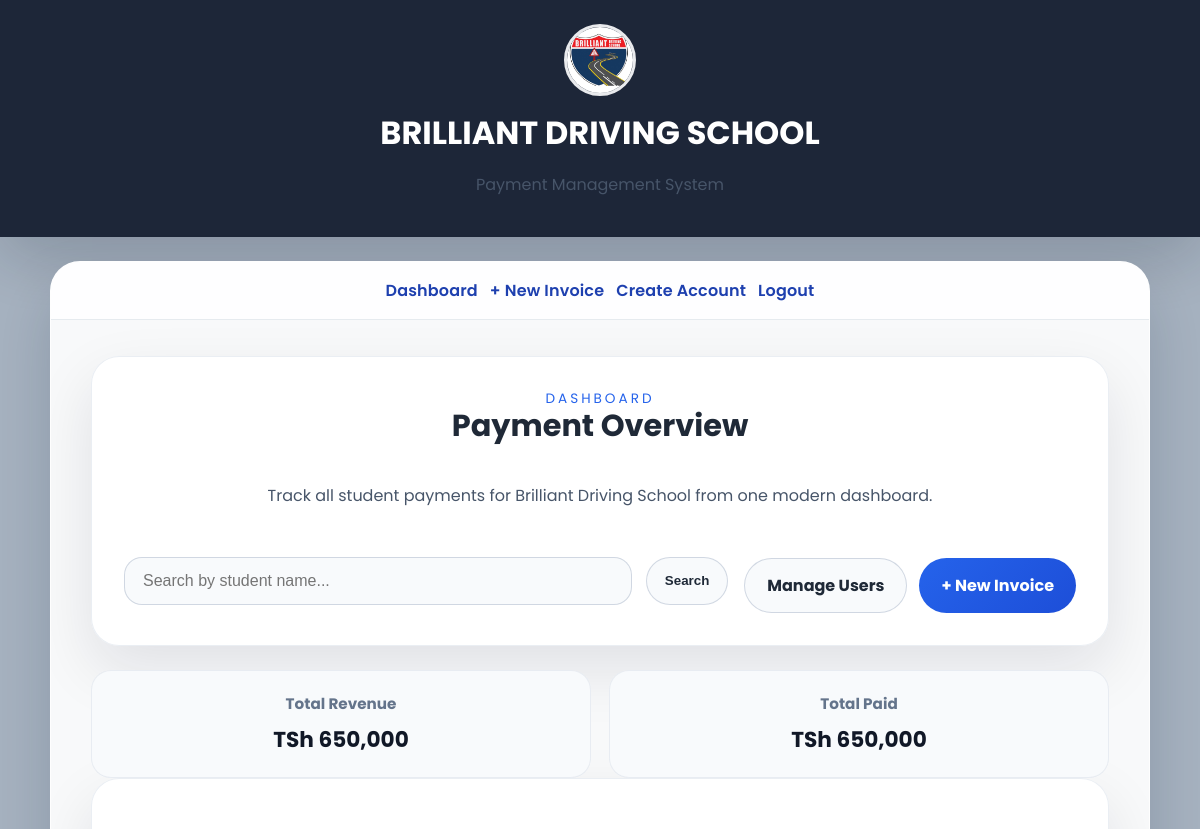
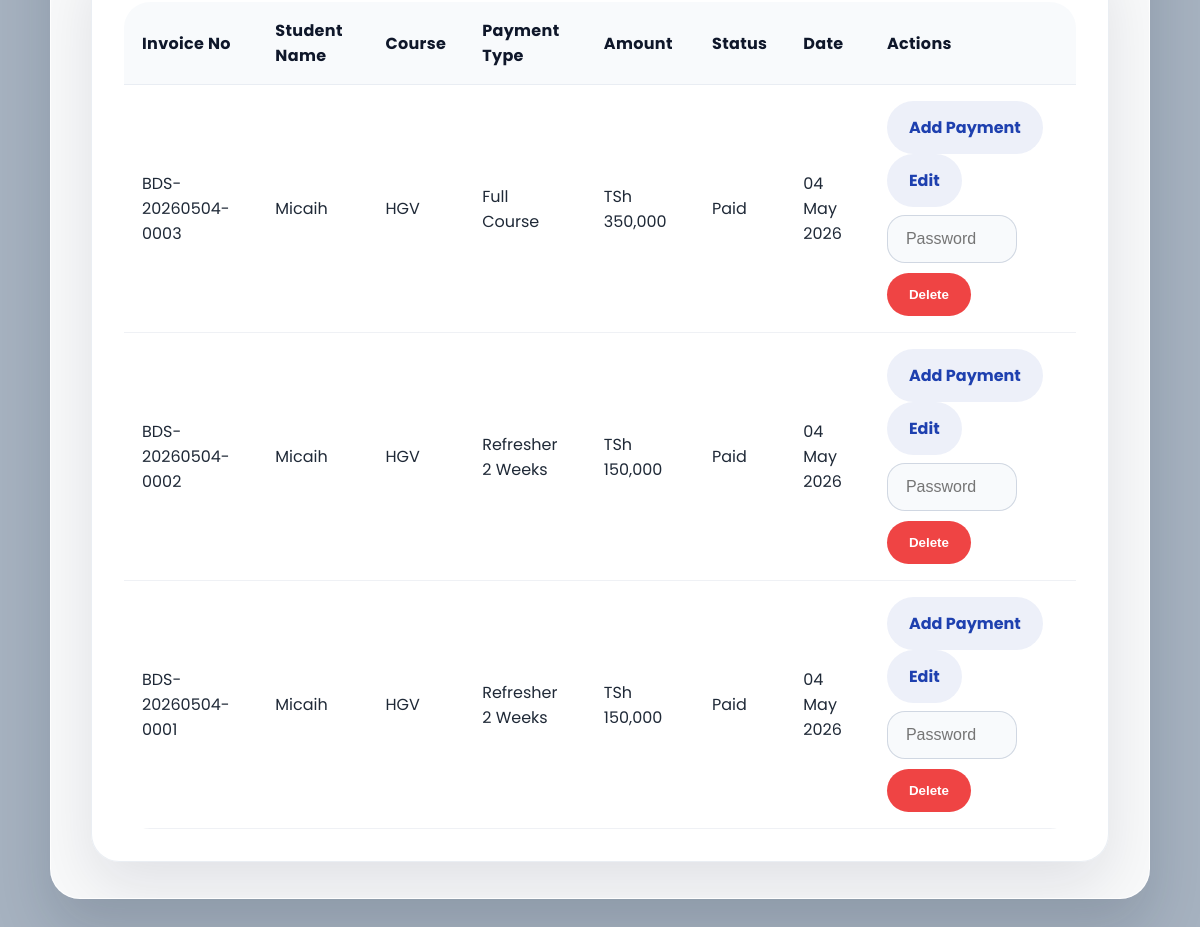
The page /dashboard (signed in) on the database its author committed (2 pictures, top to bottom).
### app.py (models this page shows)
class Payment(db.Model):
    id = db.Column(db.Integer, primary_key=True)
    invoice_no = db.Column(db.String(50), unique=True, nullable=False)
    student_name = db.Column(db.String(150), nullable=False)
    course = db.Column(db.String(50), nullable=False)
    payment_type = db.Column(db.String(100), nullable=False)
    amount = db.Column(db.Integer, nullable=False)
    status = db.Column(db.String(20), default="Paid")
    date = db.Column(db.String(50), nullable=False)
    created_at = db.Column(db.DateTime, default=datetime.utcnow)

### app.py (the view, shortened to what this page needs)
@app.route('/dashboard')
def dashboard():
    if 'user' not in session:
        return redirect(url_for('home'))
    search = request.args.get('search', '')
    user_type = session.get('user_type', 'normal')
    if user_type == 'admin':
        payments = Payment.query.order_by(Payment.created_at.desc()).all()
        payments = Payment.query.filter(Payment.student_name.contains(search)).order_by(Payment.created_at.desc()).all() if search else payments
        total_revenue = sum(p.amount for p in payments)
        total_paid = sum(p.amount for p in payments if p.status == "Paid")
    return render_template('dashboard.html',
                         payments=payments,
                         total_revenue=total_revenue,
                         total_paid=total_paid,
                         search=search,
                         user_type=user_type)

### templates/dashboard.html
{% extends "base.html" %}
{% block body_class %}dashboard{% endblock %}
{% block content %}
<div class="hero-card">
    <div class="center-pane">
        <span class="section-lead">Dashboard</span>
        <h2>Payment Overview</h2>
        <p>Track all student payments for Brilliant Driving School from one modern dashboard.</p>
    </div>
    <form method="GET" action="{{ url_for('dashboard') }}" class="form-grid search-panel">
        <div class="form-grid search-group">
            <input class="form-field" type="text" name="search" value="{{ search }}" placeholder="Search by student name...">
            <button type="submit" class="btn btn-secondary btn-search">Search</button>
        </div>
        <div class="button-row button-row-right">
            {% if user_type == 'admin' %}
                <a href="{{ url_for('manage_users') }}" class="btn btn-secondary">Manage Users</a>
                <a href="{{ url_for('new_invoice') }}" class="btn btn-primary">+ New Invoice</a>
            {% endif %}
        </div>
    </form>
</div>
<div class="summary-grid">
    {% if user_type == 'admin' %}
    <div class="summary-card">
        <strong>Total Revenue</strong>
        <span>TSh {{ "{:,}".format(total_revenue) }}</span>
    </div>
    <div class="summary-card">
        <strong>Total Paid</strong>
        <span>TSh {{ "{:,}".format(total_paid) }}</span>
    </div>
    {% endif %}
</div>
<div class="table-card">
    <div class="table-wrapper">
        <table>
            <thead>
                <tr>
                    <th>Invoice No</th>
                    <th>Student Name</th>
                    <th>Course</th>
                    <th>Payment Type</th>
                    <th>Amount</th>
                    <th>Status</th>
                    <th>Date</th>
                    <th>Actions</th>
                </tr>
            </thead>
            <tbody>
                {% for payment in payments %}
                <tr>
                    <td>{{ payment.invoice_no }}</td>
                    <td>{{ payment.student_name }}</td>
                    <td>{{ payment.course }}</td>
                    <td>{{ payment.payment_type }}</td>
                    <td>TSh {{ "{:,}".format(payment.amount) }}</td>
                    <td>{{ payment.status }}</td>
                    <td>{{ payment.date }}</td>
                    <td>
                        {% if user_type == 'admin' %}
                        <a href="{{ url_for('add_payment', payment_id=payment.id) }}" class="btn btn-tertiary">Add Payment</a>
                        <a href="{{ url_for('edit_payment', id=payment.id) }}" class="btn btn-tertiary">Edit</a>
                        <form method="POST" action="{{ url_for('delete_payment', id=payment.id) }}" class="action-row">
                            <input class="form-field password-input" type="password" name="password" placeholder="Password" required>
                            <button type="submit" class="btn btn-danger" onclick="return confirm('Are you sure you want to delete this payment?')">Delete</button>
                        </form>
                        {% else %}
                        <span class="no-actions">View Only</span>
                        {% endif %}
                    </td>
                </tr>
                {% endfor %}
            </tbody>
        </table>
    </div>
</div>
{% endblock %}

### static/style.css (style rules this page uses)
* { box-sizing: border-box; }
html { scroll-behavior: smooth; }
body { font-family: 'Poppins', sans-serif; margin: 0; min-height: 100vh; color: #1f2937; background-color: #e2e8f0; background-size: cover; background-position: center; background-repeat: no-repeat; }
body::before { content: ''; position: fixed; inset: 0; z-index: -1; background: rgba(14, 42, 71, 0.28); pointer-events: none; backdrop-filter: blur(1px); }
body.dashboard { background-image: url('https://images.unsplash.com/photo-1518684079-d5120d9d9f03?auto=format&fit=crop&w=1500&q=80'); }
.hero-card, .form-card, .table-card { background: rgba(255, 255, 255, 0.95); border-radius: 28px; padding: 32px; box-shadow: 0 24px 60px rgba(15, 23, 42, 0.1); border: 1px solid rgba(203, 213, 225, 0.4); }
h1, h2, h3 { margin-top: 0; line-height: 1.1; }
h2 { font-size: clamp(1.9rem, 2.2vw, 2.4rem); }
p { color: #475569; }
.form-grid { display: grid; gap: 18px; }
.form-field { width: 100%; padding: 14px 18px; border-radius: 18px; border: 1px solid rgba(148, 163, 184, 0.4); background: rgba(248, 250, 252, 0.98); color: #0f172a; font-size: 1rem; }
.btn { display: inline-flex; align-items: center; justify-content: center; gap: 8px; padding: 14px 22px; border-radius: 999px; border: none; font-weight: 700; cursor: pointer; transition: transform .18s ease, box-shadow .18s ease, background .18s ease; text-decoration: none; }
.btn-primary { background: linear-gradient(135deg, #2563eb, #1d4ed8); color: white; }
.btn-secondary { background: #f8fafc; color: #1f2937; border: 1px solid rgba(148, 163, 184, 0.4); }
.btn-danger { background: #ef4444; color: white; }
.btn-tertiary { background: rgba(30, 64, 175, 0.08); color: #1e40af; }
.button-row { display: flex; flex-wrap: wrap; gap: 14px; justify-content: center; margin-top: 10px; }
.center-pane { display: flex; justify-content: center; align-items: center; flex-direction: column; text-align: center; }
.table-wrapper { overflow-x: auto; border-radius: 26px; margin-top: 20px; }
table { width: 100%; border-collapse: collapse; min-width: 780px; }
th, td { padding: 16px 18px; text-align: left; border-bottom: 1px solid rgba(148, 163, 184, 0.15); }
th { background: rgba(248, 250, 252, 0.93); color: #0f172a; font-weight: 700; letter-spacing: 0.02em; }
.summary-grid { display: grid; grid-template-columns: repeat(auto-fit, minmax(220px, 1fr)); gap: 18px; margin-top: 24px; }
.summary-card { background: #f8fafc; border-radius: 20px; padding: 22px; text-align: center; box-shadow: inset 0 0 0 1px rgba(148, 163, 184, 0.16); }
.summary-card strong { display: block; font-size: 0.95rem; color: #64748b; margin-bottom: 8px; }
.summary-card span { display: block; font-size: 1.35rem; color: #111827; font-weight: 700; }
.section-lead { font-size: 0.85rem; letter-spacing: 0.22em; color: #2563eb; text-transform: uppercase; }
.action-row { display: inline-flex; gap: 10px; align-items: center; flex-wrap: wrap; margin-top: 8px; }
.password-input { width: 130px; margin: 0; }
.search-panel { margin-top: 24px; align-items: center; grid-template-columns: 1fr auto; gap: 16px; }
.search-group { grid-template-columns: 1fr auto; gap: 14px; }
.btn-search { padding: 12px 18px; }
.button-row-right { justify-content: flex-end; gap: 12px; }

### rows shown on the page
Payment: invoice_no "BDS-20260504-0003", student_name "Micaih", course "HGV", payment_type "Full Course", amount "350,000", status "Paid", date "04 May 2026"
Payment: invoice_no "BDS-20260504-0002", student_name "Micaih", course "HGV", payment_type "Refresher 2 Weeks", amount "150,000", status "Paid", date "04 May 2026"
Payment: invoice_no "BDS-20260504-0001", student_name "Micaih", course "HGV", payment_type "Refresher 2 Weeks", amount "150,000", status "Paid", date "04 May 2026"

### other values the page prints
{{ "{:,}".format(total_revenue) }} "650,000"
{{ "{:,}".format(total_paid) }} "650,000"
